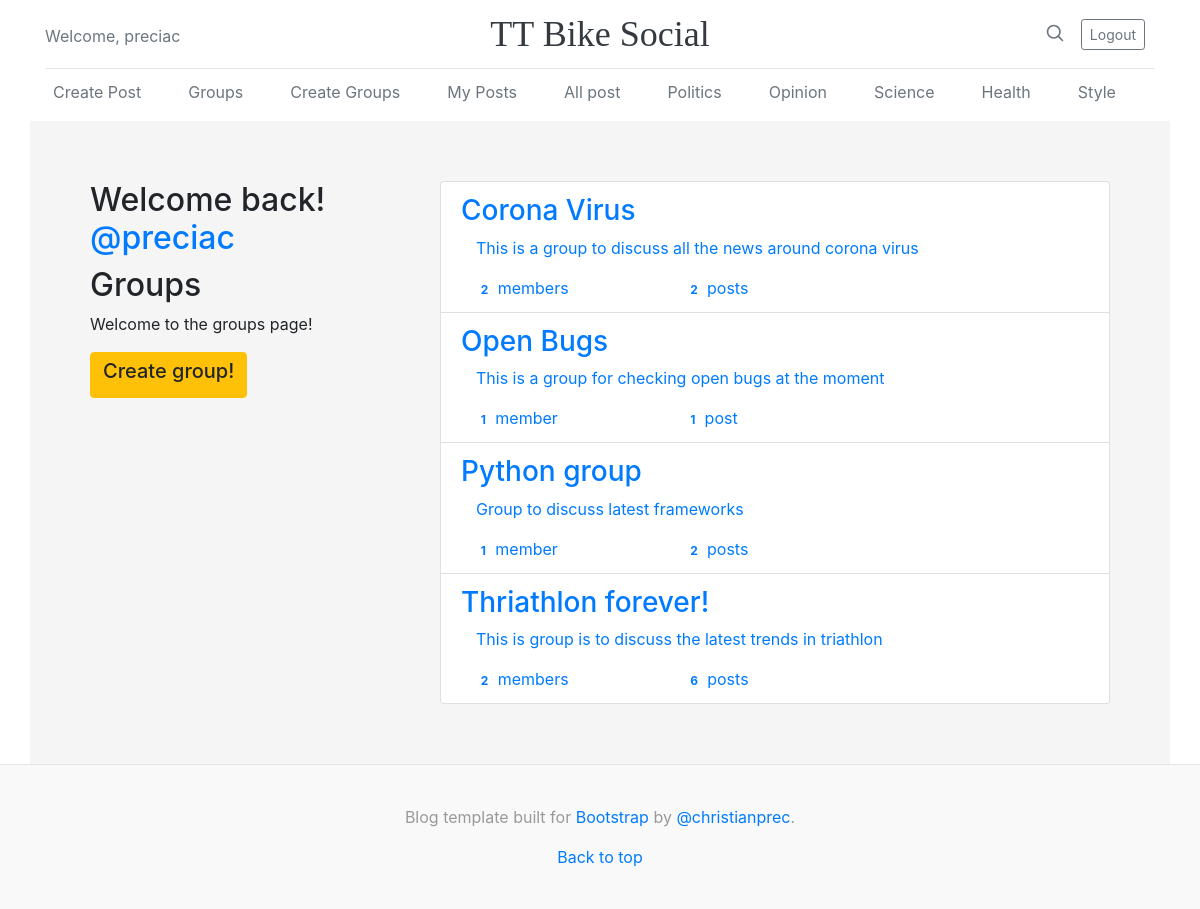
/groups/ (signed in), run on the app's committed database.
### groups/models.py (models this page shows, shortened)
class Group(models.Model):
    name = models.CharField(max_length=255, unique=True)
    slug = models.SlugField(allow_unicode=True, unique=True)
    description = models.TextField(blank=True, default='')
    description_html = models.TextField(editable=False, default='', blank=True)
    members = models.ManyToManyField(User, through='GroupMember')
    class Meta:
        ordering = ['name']

### groups/views.py (the view)
# urls.py: path("", views.ListGroups.as_view(), name="all"),
class ListGroups(generic.ListView):
    model = Group

### groups/templates/groups/group_list.html (shortened to what this page needs)
{% extends "groups/group_base.html" %}
{% block pregroup %}
    <div class="col-md-4">
        <div class="content">
            {% if user.is_authenticated %}
                <h2>Welcome back!<a href="{% url 'posts:for_user' username=user.username %}">
                    @{{ user.username }}
                </a></h2>
            {% endif %}
            <h2> Groups</h2>
            <p>Welcome to the groups page!</p>
        </div>
        {% if user.is_authenticated %}
            <a href="{% url 'groups:create' %}" class="btn btn-md btn-fill btn-warning">
                <h5>Create group!</h5>
            </a>
        {% endif %}
    </div>
{% endblock %}
{% block group_content %}
    <div class="col-md-8">
        <div class="list-group">
            {% for group in object_list %}
                {% if user.is_authenticated %}
                <a class="list-group-item" href="{% url 'groups:single' slug=group.slug %}">
                    <h3 class="title list-group-item-heading">{{ group.name }}</h3>
                    <div class="list-group-item-text container-fluid">
                        {{ group.description_html|safe }}
                        <div class="row">
					        <div class="col-md-4">
						        <span class="badge">{{ group.members.count }}</span> member{{ group.members.count|pluralize }}
					        </div>
					        <div class="col-md-4">
                                <span class="badge">{{ group.posts.count }}</span> post{{ group.posts.count|pluralize }}
					        </div>
				        </div>
                    </div>
                </a>
                {% endif %}
            {% endfor %}
        </div>
    </div>
{% endblock %}

### templates/base.html (shortened to what this page needs)
<!DOCTYPE html>
{% load static %}
<html lang="en">
<head>
    <link rel="stylesheet" href="{% static 'css/master.css' %}">
    <link rel="stylesheet" href="{% static 'socialwebsite/css/main.css' %}">
    <link rel="stylesheet" href="https://maxcdn.bootstrapcdn.com/bootstrap/4.0.0/css/bootstrap.min.css"
>
</head>
<body>
<div class="container">
    <header class="blog-header py-3">
        <div class="row flex-nowrap justify-content-between align-items-center">
            <div class="col-4 pt-1">
                {% if user.is_authenticated %}
                    <a class="text-muted">Welcome, {{ user.username }}</a>
                {% else %}
                    <a class="text-muted" href="{% url 'accounts:login' %}">Subscribe</a>
                {% endif %}
            </div>
            <div class="col-4 text-center">
                <a class="blog-header-logo text-dark" href="{% url 'home' %}">TT Bike Social</a>
            </div>
            <div class="col-4 d-flex justify-content-end align-items-center">
                <a class="text-muted" href="#">
                    <svg xmlns="http://www.w3.org/2000/svg" width="20" height="20" viewBox="0 0 24 24" fill="none"
                         stroke="currentColor" stroke-width="2" stroke-linecap="round" stroke-linejoin="round"
                         class="mx-3">
                        <circle cx="10.5" cy="10.5" r="7.5"></circle>
                        <line x1="21" y1="21" x2="15.8" y2="15.8"></line>
                    </svg>
                </a>
                {% if user.is_authenticated %}
                    <a class="btn btn-sm btn-outline-secondary" href="{% url 'accounts:logout' %}">Logout</a>
                {% else %}
                    <a class="btn btn-sm btn-outline-secondary" href="{% url 'accounts:signup' %}">Sign up</a>
                    <a class="btn btn-sm btn-outline-secondary" href="{% url 'accounts:login' %}">Login</a>
                {% endif %}
            </div>
        </div>
    </header>
    <div class="nav-scroller py-1 mb-2">
        <nav class="nav d-flex justify-content-between">
            {% if user.is_authenticated %}
                <a class="p-2 text-muted" href="{% url 'posts:create' %}">Create Post</a>
                <a class="p-2 text-muted" href="{% url 'groups:all' %}">Groups</a>
                <a class="p-2 text-muted" href="{% url 'groups:create' %}">Create Groups</a>
                <a class="p-2 text-muted" href="{% url 'posts:for_user' username=user.username %}">My Posts</a>
                <a class="p-2 text-muted" href="{% url 'posts:all' %}">All post</a>
                <a class="p-2 text-muted" href="{% url 'posts:all' %}">Politics</a>
                <a class="p-2 text-muted" href="#">Opinion</a>
                <a class="p-2 text-muted" href="#">Science</a>
                <a class="p-2 text-muted" href="#">Health</a>
                <a class="p-2 text-muted" href="#">Style</a>
            {% endif %}
        </nav>
    </div>
</div>
<div class="container mycontent">
        {% block content %}
        {% endblock %}
</div>
<footer class="blog-footer">
      <p class="footer">Blog template built for <a href="https://getbootstrap.com/">Bootstrap</a> by <a href="https://twitter.com/mdo">@christianprec</a>.</p>
      <p class="footer">
        <a href="#">Back to top</a>
      </p>
    </footer>
</body>
</html>

### static/css/master.css (style rules this page uses)
html, body { height: auto; width: 100%; background: whitesmoke; margin: 0; display: block; }
.container.mycontent { background-color: #f5f5f5; height: auto; padding: 40px 10px 40px 10px; }
.footer { text-align: center; }

### static/socialwebsite/css/main.css (style rules this page uses)
.blog-header { line-height: 1; border-bottom: 1px solid #e5e5e5; }
.blog-header-logo { font-family: "Playfair Display", Georgia, "Times New Roman", serif; font-size: 2.25rem; }
h1, h2, h3, h4, h5, h6 { font-family: "Playfair Display", Georgia, "Times New Roman", serif; }
.nav-scroller { position: relative; z-index: 2; height: 2.75rem; overflow-y: hidden; }
.nav-scroller .nav { display: -webkit-box; display: -ms-flexbox; display: flex; -ms-flex-wrap: nowrap; flex-wrap: nowrap; padding-bottom: 1rem; margin-top: -1px; overflow-x: auto; text-align: center; white-space: nowrap; -webkit-overflow-scrolling: touch; }
.blog-footer { padding: 2.5rem 0; color: #999; text-align: center; background-color: #f9f9f9; border-top: .05rem solid #e5e5e5; }
.blog-footer p:last-child { margin-bottom: 0; }
.btn.btn-sm { margin-right: 10px; }

### data on the page
Group: name "Corona Virus", description_html "This is a group to discuss all the news around corona virus", members.count "2", posts.count "2"
Group: name "Open Bugs", description_html "This is a group for checking open bugs at the moment", members.count "1", posts.count "1"
Group: name "Python group", description_html "Group to discuss latest frameworks", members.count "1", posts.count "2"
Group: name "Thriathlon forever!", description_html "This is group is to discuss the latest trends in triathlon", members.count "2", posts.count "6"

### other printed values
{{ user.username }} "preciac"
